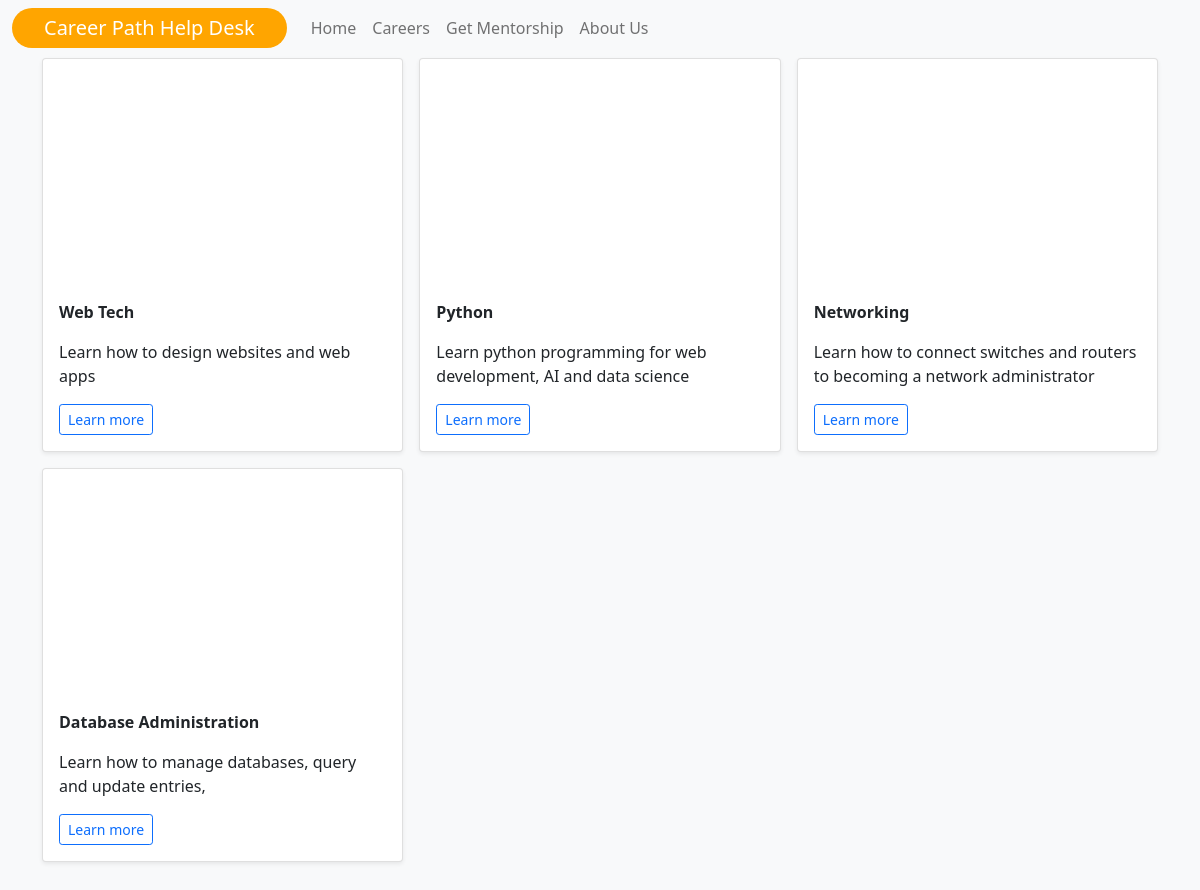
The app's page /careers, older data.
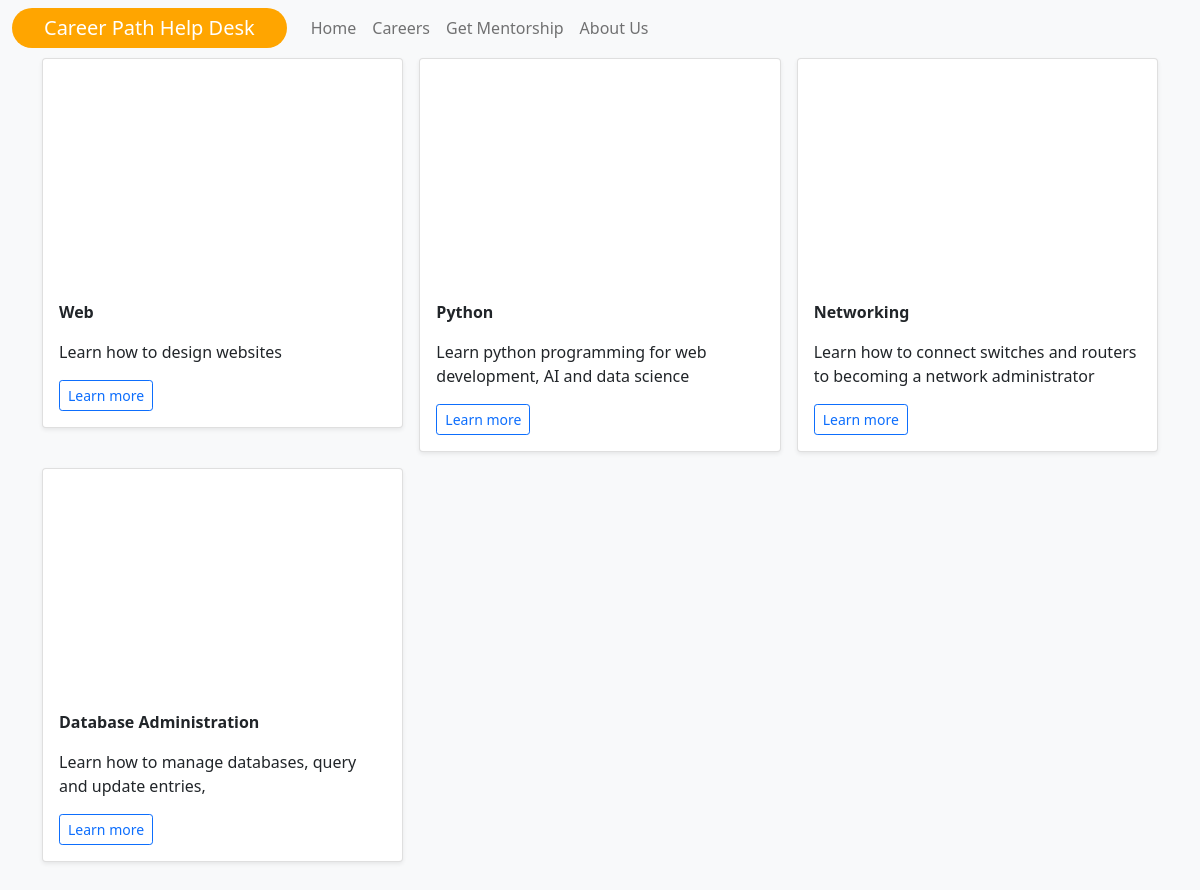
The same page, newer data.
### main/models.py (models this page shows)
class Career(db.Model):
    id = db.Column(db.Integer(), primary_key=True)
    career_name = db.Column(db.String(), unique=True, nullable=False)
    description = db.Column(db.String(), nullable=False)
    content = db.Column(db.String(), nullable=False)
    img = db.Column(db.Text(), nullable=False)
    img_name = db.Column(db.Text(), nullable=False)
    mimetype = db.Column(db.Text(), nullable=False)

### main/routes.py (the view)
@app.route('/careers', methods=["GET","POST"])
def careers():
    careers = Career.query.all()
    return render_template("career.html", careers=careers)

### main/templates/career.html (shortened to what this page needs)
{% extends 'index.html'%}
{% block content %}
<div class="album py-5 bg-light" style="margin-top: 10px;">
  <div class="container">
    <div class="row row-cols-1 row-cols-sm-2 row-cols-md-3 g-3">
      {% for career in careers %}
      <div class="col">
        <div class="card shadow-sm">
          <svg class="bd-placeholder-img card-img-top" width="100%" height="225" xmlns="http://www.w3.org/2000/svg" role="img" aria-label="Placeholder: Thumbnail" preserveAspectRatio="xMidYMid slice" focusable="false" style="background-size: cover; background-image: url('{{ url_for('see', filename=career.img_name) }}')">
          </svg>
          <div class="card-body">
            <p class="card-text"><strong>{{ career.career_name }}</strong> </p>
            <p class="card-text">{{ career.description }}</p>
            <div class="d-flex justify-content-between align-items-center">
              <div class="btn-group">
                <a type="button" class="btn btn-sm btn-outline-primary" href="{{ url_for('career', id=career.id)}}">Learn more</a>
              </div>
            </div>
          </div>
        </div>
      </div>
      {% endfor %}
    </div>
  </div>
</div>
{% endblock %}

### main/templates/index.html (shortened to what this page needs)
<!doctype html>
<html lang="en">
  <head>
    <link rel="stylesheet" href="{{ url_for('static', filename='/css/styles.css')}}">
  </head>
<header>
  <nav class="navbar navbar-expand-md navbar-light fixed-top bg-light">
    <div class="container-fluid">
      <a class="navbar-brand" id="boldtext" href="{{ url_for('home')}}">Career Path Help Desk</a>
      <div class="collapse navbar-collapse" id="navbarCollapse">
        <ul class="navbar-nav me-auto mb-2 mb-md-0">
          <li class="nav-item">
            <a class="nav-link" id="navel" aria-current="page" href="{{ url_for('home') }}">Home</a>
          </li>
          <li class="nav-item">
            <a class="nav-link" id="navel" href="{{url_for('careers') }}">Careers</a>
          </li>
          <li class="nav-item">
            <a class="nav-link" id="navel" href="{{ url_for('mentor') }}" tabindex="-1" aria-disabled="true">Get Mentorship</a>
          </li>
          <li class="nav-item">
              <a class="nav-link" id="navel" href="{{ url_for('about') }}" tabindex="-1" aria-disabled="true">About Us</a>
          </li>
        </ul>
      </div>
    </div>
  </nav>
</header>
<body>
  {% block content %}
  {% endblock %}
<link href="{{ url_for('static', filename='/css/bootstrap.min.css') }}" rel="stylesheet"/>
  </body>
</html>

### main/static/css/styles.css (style rules this page uses)
.bd-placeholder-img { font-size: 1.125rem; background-position: center; text-anchor: middle; -webkit-user-select: none; -moz-user-select: none; user-select: none; }
#boldtext { background-color: orange; color: white; border-radius: 3rem; padding-left: 2rem; padding-right: 2rem; }

Row changes from the older to the newer data that the page shows:
changed Career: career_name "Web Tech" → "Web"; description "Learn how to design websites and web apps" → "Learn how to design websites"
